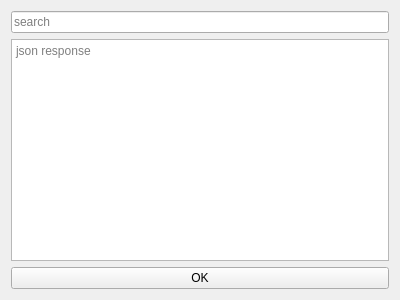
<?xml version="1.0" encoding="UTF-8"?>
<ui version="4.0">
 <class>MainWindow</class>
 <widget class="QMainWindow" name="MainWindow">
  <property name="geometry">
   <rect>
    <x>0</x>
    <y>0</y>
    <width>400</width>
    <height>300</height>
   </rect>
  </property>
  <property name="windowTitle">
   <string>MainWindow</string>
  </property>
  <widget class="QWidget" name="centralWidget">
   <layout class="QVBoxLayout" name="verticalLayout_2">
    <item>
     <widget class="QLineEdit" name="lineEdit">
      <property name="inputMask">
       <string/>
      </property>
      <property name="text">
       <string notr="true"/>
      </property>
      <property name="placeholderText">
       <string>search</string>
      </property>
     </widget>
    </item>
    <item>
     <widget class="QTextEdit" name="textEdit">
      <property name="placeholderText">
       <string>json response</string>
      </property>
     </widget>
    </item>
    <item>
     <widget class="QPushButton" name="pushButton">
      <property name="text">
       <string>OK</string>
      </property>
     </widget>
    </item>
   </layout>
  </widget>
 </widget>
 <layoutdefault spacing="6" margin="11"/>
 <tabstops>
  <tabstop>pushButton</tabstop>
  <tabstop>lineEdit</tabstop>
  <tabstop>textEdit</tabstop>
 </tabstops>
 <resources/>
 <connections/>
</ui>
